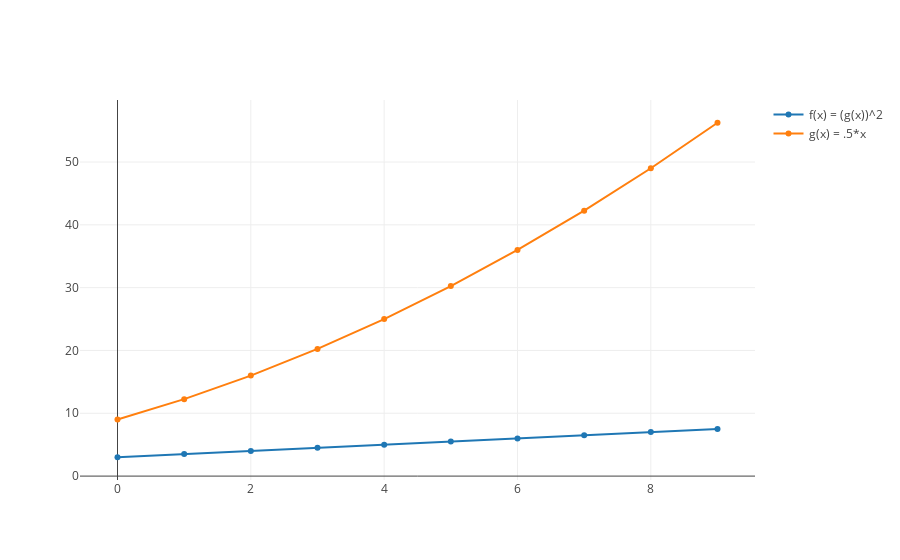

The code cell stored with this chart in its notebook:
### Markdown cell above
Let's plot these two functions.

### Code cell
from plotly.offline import iplot, init_notebook_mode
init_notebook_mode(connected=True)

from graph import trace_values, plot

x_values = list(range(0, 10))
f_of_x_values = list(map(lambda x: f_of_x(x),x_values))
g_of_x_values = list(map(lambda x: g_of_x(x),x_values))
f_of_x_trace = trace_values(x_values, f_of_x_values, mode = 'lines', name = 'g(x) = .5*x')
g_of_x_trace = trace_values(x_values, g_of_x_values, mode = 'lines', name = 'f(x) = (g(x))^2')
plot([g_of_x_trace, f_of_x_trace])

### Figure 1 — Plotly figure (JSON) as saved in the notebook; plotly's stock layout.template omitted (floating-point values rounded to 4 significant figures)
{"data": [{"mode": "line", "name": "f(x) = (g(x))^2", "text": [], "x": [0, 1, 2, 3, 4, 5, 6, 7, 8, 9], "y": [3, 3.5, 4, 4.5, 5, 5.5, 6, 6.5, 7, 7.5]}, {"mode": "line", "name": "g(x) = .5*x", "text": [], "x": [0, 1, 2, 3, 4, 5, 6, 7, 8, 9], "y": [9, 12.25, 16, 20.25, 25, 30.25, 36, 42.25, 49, 56.25]}], "layout": {}}
